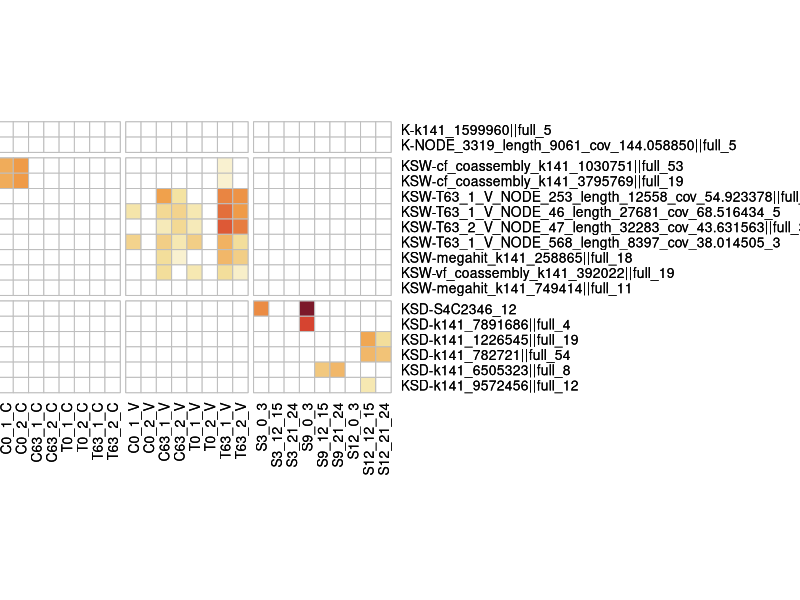
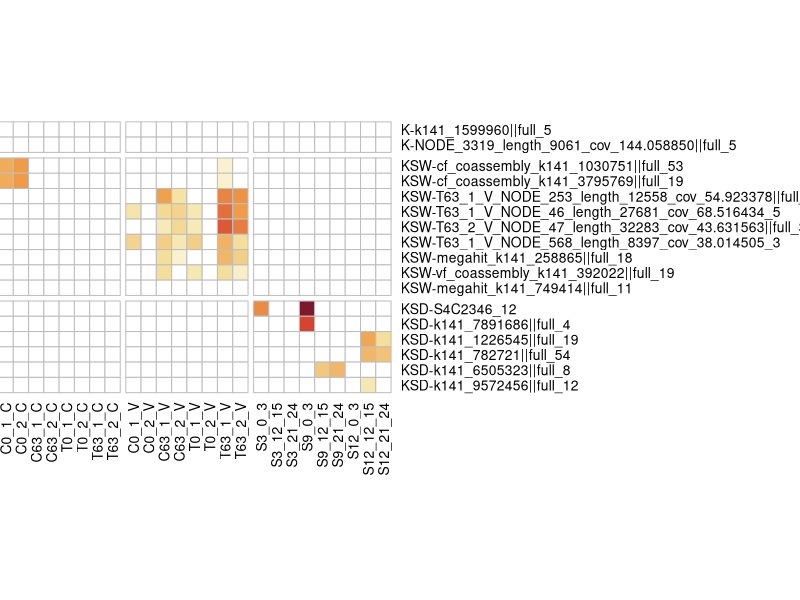

Here is the R script that generated these plots, in order:
library(pheatmap)
library(ggplot2)

data <- read.table("KS-viral_laminarinase_abundance.txt",header=T,row.names=1,sep="\t",comment.char="")
data <- log10(data+1)

p <- pheatmap(data, cluster_cols = FALSE, cluster_rows = FALSE,   
         border_color = "gray",                               
         gaps_row = c(2,11,17),    
         gaps_col = c(4,12,20,29),   
         angle_col = 90,   
         color = colorRampPalette(c("#FFFFFF", "#F4E3A1", "#F09F49", "#D84531", "#7C192A"))(50),  
         cellwidth = 11, cellheight = 11)  
p
ggsave(paste("./", "heatmap.pdf", sep=""), p, width = 10, height = 10)






